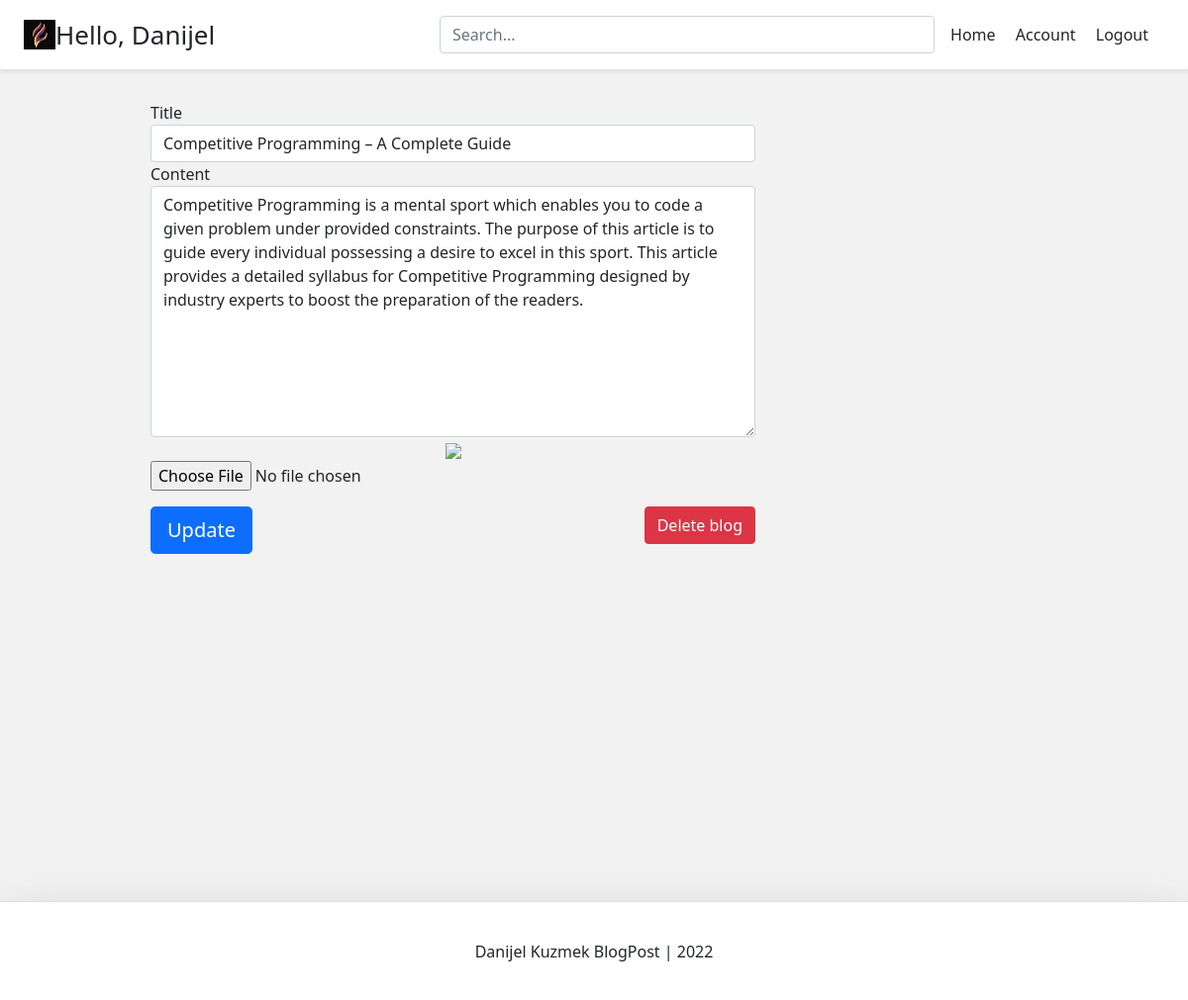
The page /blog/danijel-dad/edit (signed in) on the database its author committed.
### account/models.py (models this page shows, shortened)
class Account(AbstractBaseUser):
    email = models.EmailField(verbose_name="email", max_length= 60, unique=True)
    username = models.CharField(max_length=30, unique=True)
    date_joined	= models.DateTimeField(verbose_name='date joined', auto_now_add=True)
    last_login = models.DateTimeField(verbose_name='last login', auto_now=True)
    is_admin = models.BooleanField(default=False)
    is_active = models.BooleanField(default=True)
    is_staff = models.BooleanField(default=False)
    is_superuser = models.BooleanField(default=False)
    USERNAME_FIELD = 'email' #definira da ce za login biti potrebna email adresa
    REQUIRED_FIELDS = ['username'] #potreban polja prilikom registracije
    objects = MyAccountManager()

### blog/models.py (models this page shows, shortened)
class BlogPost(models.Model):
    title = models.CharField(max_length=50, null=False, blank=False)
    body = models.TextField(max_length=5000, null=False, blank=False)
    image = models.ImageField(upload_to=upload_location, null=False, blank=False)
    date_published = models.DateTimeField(auto_now_add=True, verbose_name="date published")
    date_updated = models.DateTimeField(auto_now=True, verbose_name="date updated")
    author = models.ForeignKey(settings.AUTH_USER_MODEL, on_delete=models.CASCADE)
    slug = models.SlugField(blank=True, unique=True)
    likes = models.ManyToManyField(settings.AUTH_USER_MODEL, blank=True, related_name='likes')
    dislikes = models.ManyToManyField(settings.AUTH_USER_MODEL, blank=True, related_name='dislikes')

### blog/views.py (the view, shortened to what this page needs)
# urls.py: path('<slug>/edit', edit_blog_view, name="edit"),
def edit_blog_view(request, slug):
    context = {}
    user = request.user
    if not user.is_authenticated:
        return redirect("must_authenticate.html")
    blog_post = get_object_or_404(BlogPost, slug=slug)
    if blog_post.author != user:
        return HttpResponse("You are not the author of this post.")
    form = UpdateBlogPostForm(
        initial={
            "title": blog_post.title,
            "body": blog_post.body,
            "image": blog_post.image,
        }
    )
    context['form'] = form
    context['slug'] = slug
    return render(request, 'blog/edit_blog.html', context)

### blog/forms.py (shortened to what this page needs)
class UpdateBlogPostForm(forms.ModelForm):
    class Meta:
        model = BlogPost
        fields = ['title', 'body', 'image']

### blog/templates/blog/edit_blog.html (shortened to what this page needs)
{% extends 'base.html' %}
{% block content %}
<div class="container">
	<div class="row">
		<div class="col-lg-7 offset-lg-1">
			<form class="create-form" method="post" enctype="multipart/form-data">{% csrf_token %}
				<div class="form-group">
					<label for="id_title">Title</label>
					<input class="form-control" type="text" name="title" id="id_title" placeholder="Title" value="{{form.initial.title}}" required autofocus>
				</div>
				<div class="form-group">
					<label for="id_body">Content</label>
					<textarea class="form-control" rows="10" type="text" name="body" id="id_body" placeholder="This blog is about..."
					required>{{form.initial.body}}</textarea>
				</div>
				<div class="form-group image-group" id="id_image_group">
				</div>
				<input type="file" name="image" id="id_image_file" accept="image/*" onchange="readURL(this)">
				<button class="submit-button btn btn-lg btn-primary btn-block" type="submit">Update</button>
				<a style="float: right;" href="{% url 'blog:delete-blog' slug %}" class="btn btn-danger">Delete blog</a>
			</form>
		</div>
	</div>
</div>
{% endblock content %}

### templates/snippets/header.html (shortened to what this page needs)
{% load static %}
<div class="d-flex flex-column flex-md-row align-items-center p-2 px-md-4 mb-3 bg-white border-bottom shadow-sm">
    <a href="/" class="d-flex align-items-center text-dark text-decoration-none">
        <img src="{% static 'random.png' %}" alt="SocialWebsite" width="32" height="30">
        {% if request.user.is_authenticated %}
            <p class="m-auto" style="font-size: 26px">Hello, {{request.user.username}}</p>
        {% endif %}
    </a>
    <div class="search-bar me-3 py-2 ms-md-auto ">
        <form method="get">
            <input class="form-control"  type="text" name="q" id="id_q" placeholder="Search...">
        </form>
    </div>
    <nav class="my-2 my-md-0 mr-md-3">
        {% if request.user.is_authenticated %}
            <a class="me-3 py-2 text-dark text-decoration-none" href="{% url 'home' %}">Home</a>
            <a class="me-3 py-2 text-dark text-decoration-none" href="{% url 'account' %}">Account</a>
            <a class="me-3 py-2 text-dark text-decoration-none" href="{% url 'logout' %}">Logout</a>
        {% else %}
            <a class="me-3 py-2 text-dark text-decoration-none" href="{% url 'home' %}">Home</a>
            <a class="me-3 py-2 text-dark text-decoration-none" href="{% url 'login' %}">Login</a>
            <a class="btn btn-outline-primary" href="{% url 'register' %}">Register</a>
        {% endif %}
    </nav>
</div>

### templates/snippets/base_css.html (style rules this page uses)
body { background-color: #f2f2f2; }

### templates/snippets/header.html (style rules this page uses)
@media (min-width: 768px) { html { font-size: 16px; } }
.search-bar { max-width: 500px; width: 50%; }
form { width: 100%; }

### blog/templates/blog/edit_blog.html (style rules this page uses)
.create-form { width: 100%; max-width: 100%; padding: 15px; margin: auto; }
.submit-button { max-width: 200px; }
.image-group { position: relative; text-align: center; cursor:pointer; }

### rows shown on the page
Account: user.username "Danijel"
BlogPost: title "Competitive Programming – A Complete Guide", body "Competitive Programming is a mental sport which enables you to code a given problem under provided constraints. The purpose of this article is to guide every individual possessing a desire to excel in this sport. This article provides a detailed syllabus for Competitive Programming designed by industry experts to boost the preparation of the readers."
